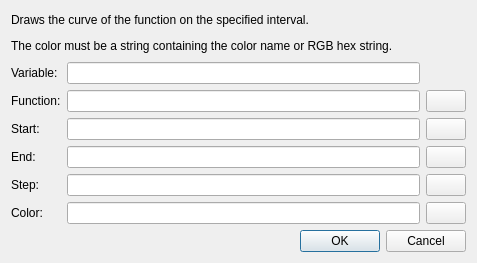
<?xml version="1.0" encoding="UTF-8"?>
<ui version="4.0">
 <class>AlgoGFuncStmt</class>
 <widget class="QDialog" name="AlgoGFuncStmt">
  <property name="windowModality">
   <enum>Qt::WindowModal</enum>
  </property>
  <property name="geometry">
   <rect>
    <x>0</x>
    <y>0</y>
    <width>477</width>
    <height>263</height>
   </rect>
  </property>
  <property name="windowTitle">
   <string>Plot function</string>
  </property>
  <property name="windowIcon">
   <iconset resource="../turing.qrc">
    <normaloff>:/action/media/settings.png</normaloff>:/action/media/settings.png</iconset>
  </property>
  <property name="modal">
   <bool>true</bool>
  </property>
  <layout class="QVBoxLayout" name="verticalLayout">
   <item>
    <widget class="QLabel" name="label">
     <property name="text">
      <string>&lt;html&gt;&lt;head/&gt;&lt;body&gt;&lt;p&gt;Draws the curve of the function on the specified interval.&lt;/p&gt;&lt;p&gt;The color must be a string containing the color name or RGB hex string.&lt;/p&gt;&lt;/body&gt;&lt;/html&gt;</string>
     </property>
     <property name="wordWrap">
      <bool>true</bool>
     </property>
    </widget>
   </item>
   <item>
    <layout class="QGridLayout" name="gridLayout">
     <item row="2" column="0">
      <widget class="QLabel" name="label_6">
       <property name="text">
        <string>Start:</string>
       </property>
       <property name="buddy">
        <cstring>txtStart</cstring>
       </property>
      </widget>
     </item>
     <item row="2" column="1">
      <widget class="QLineEdit" name="txtStart"/>
     </item>
     <item row="4" column="0">
      <widget class="QLabel" name="label_7">
       <property name="text">
        <string>Step:</string>
       </property>
       <property name="buddy">
        <cstring>txtStep</cstring>
       </property>
      </widget>
     </item>
     <item row="5" column="1">
      <widget class="QLineEdit" name="txtColor"/>
     </item>
     <item row="1" column="0">
      <widget class="QLabel" name="label_5">
       <property name="text">
        <string>Function:</string>
       </property>
       <property name="buddy">
        <cstring>txtFunction</cstring>
       </property>
      </widget>
     </item>
     <item row="4" column="1">
      <widget class="QLineEdit" name="txtStep"/>
     </item>
     <item row="0" column="0">
      <widget class="QLabel" name="label_2">
       <property name="text">
        <string>Variable:</string>
       </property>
       <property name="buddy">
        <cstring>txtVariable</cstring>
       </property>
      </widget>
     </item>
     <item row="0" column="1">
      <widget class="QLineEdit" name="txtVariable"/>
     </item>
     <item row="1" column="2">
      <widget class="QPushButton" name="btnCodeFunction">
       <property name="enabled">
        <bool>true</bool>
       </property>
       <property name="text">
        <string/>
       </property>
       <property name="icon">
        <iconset resource="../turing.qrc">
         <normaloff>:/action/media/edit_line.png</normaloff>:/action/media/edit_line.png</iconset>
       </property>
      </widget>
     </item>
     <item row="5" column="2">
      <widget class="QPushButton" name="btnCodeColor">
       <property name="enabled">
        <bool>true</bool>
       </property>
       <property name="text">
        <string/>
       </property>
       <property name="icon">
        <iconset resource="../turing.qrc">
         <normaloff>:/action/media/color_wheel.png</normaloff>:/action/media/color_wheel.png</iconset>
       </property>
      </widget>
     </item>
     <item row="4" column="2">
      <widget class="QPushButton" name="btnCodeStep">
       <property name="enabled">
        <bool>true</bool>
       </property>
       <property name="text">
        <string/>
       </property>
       <property name="icon">
        <iconset resource="../turing.qrc">
         <normaloff>:/action/media/edit_line.png</normaloff>:/action/media/edit_line.png</iconset>
       </property>
      </widget>
     </item>
     <item row="1" column="1">
      <widget class="QLineEdit" name="txtFunction"/>
     </item>
     <item row="2" column="2">
      <widget class="QPushButton" name="btnCodeStart">
       <property name="enabled">
        <bool>true</bool>
       </property>
       <property name="text">
        <string/>
       </property>
       <property name="icon">
        <iconset resource="../turing.qrc">
         <normaloff>:/action/media/edit_line.png</normaloff>:/action/media/edit_line.png</iconset>
       </property>
      </widget>
     </item>
     <item row="5" column="0">
      <widget class="QLabel" name="label_8">
       <property name="text">
        <string>Color:</string>
       </property>
       <property name="buddy">
        <cstring>txtColor</cstring>
       </property>
      </widget>
     </item>
     <item row="3" column="0">
      <widget class="QLabel" name="label_9">
       <property name="text">
        <string>End:</string>
       </property>
       <property name="buddy">
        <cstring>txtEnd</cstring>
       </property>
      </widget>
     </item>
     <item row="3" column="1">
      <widget class="QLineEdit" name="txtEnd"/>
     </item>
     <item row="3" column="2">
      <widget class="QPushButton" name="btnCodeEnd">
       <property name="enabled">
        <bool>true</bool>
       </property>
       <property name="text">
        <string/>
       </property>
       <property name="icon">
        <iconset resource="../turing.qrc">
         <normaloff>:/action/media/edit_line.png</normaloff>:/action/media/edit_line.png</iconset>
       </property>
      </widget>
     </item>
    </layout>
   </item>
   <item>
    <widget class="QDialogButtonBox" name="buttonBox">
     <property name="orientation">
      <enum>Qt::Horizontal</enum>
     </property>
     <property name="standardButtons">
      <set>QDialogButtonBox::Cancel|QDialogButtonBox::Ok</set>
     </property>
    </widget>
   </item>
  </layout>
 </widget>
 <tabstops>
  <tabstop>txtVariable</tabstop>
  <tabstop>txtFunction</tabstop>
  <tabstop>txtStart</tabstop>
  <tabstop>txtEnd</tabstop>
  <tabstop>txtStep</tabstop>
  <tabstop>txtColor</tabstop>
  <tabstop>btnCodeFunction</tabstop>
  <tabstop>btnCodeStart</tabstop>
  <tabstop>btnCodeEnd</tabstop>
  <tabstop>btnCodeStep</tabstop>
  <tabstop>btnCodeColor</tabstop>
 </tabstops>
 <resources>
  <include location="../turing.qrc"/>
 </resources>
 <connections>
  <connection>
   <sender>buttonBox</sender>
   <signal>accepted()</signal>
   <receiver>AlgoGFuncStmt</receiver>
   <slot>accept()</slot>
   <hints>
    <hint type="sourcelabel">
     <x>238</x>
     <y>172</y>
    </hint>
    <hint type="destinationlabel">
     <x>238</x>
     <y>96</y>
    </hint>
   </hints>
  </connection>
  <connection>
   <sender>buttonBox</sender>
   <signal>rejected()</signal>
   <receiver>AlgoGFuncStmt</receiver>
   <slot>reject()</slot>
   <hints>
    <hint type="sourcelabel">
     <x>238</x>
     <y>172</y>
    </hint>
    <hint type="destinationlabel">
     <x>238</x>
     <y>96</y>
    </hint>
   </hints>
  </connection>
 </connections>
</ui>
